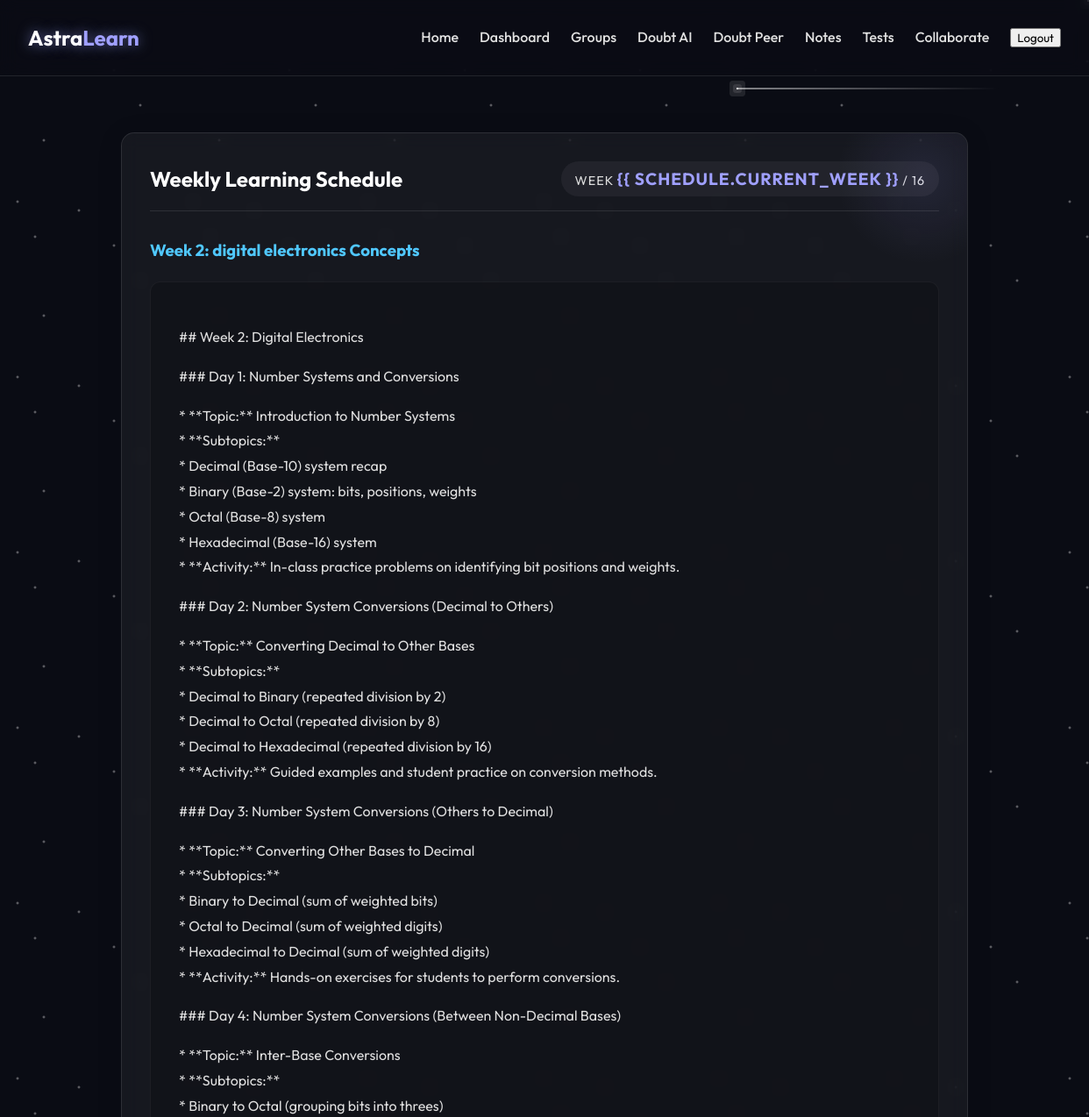
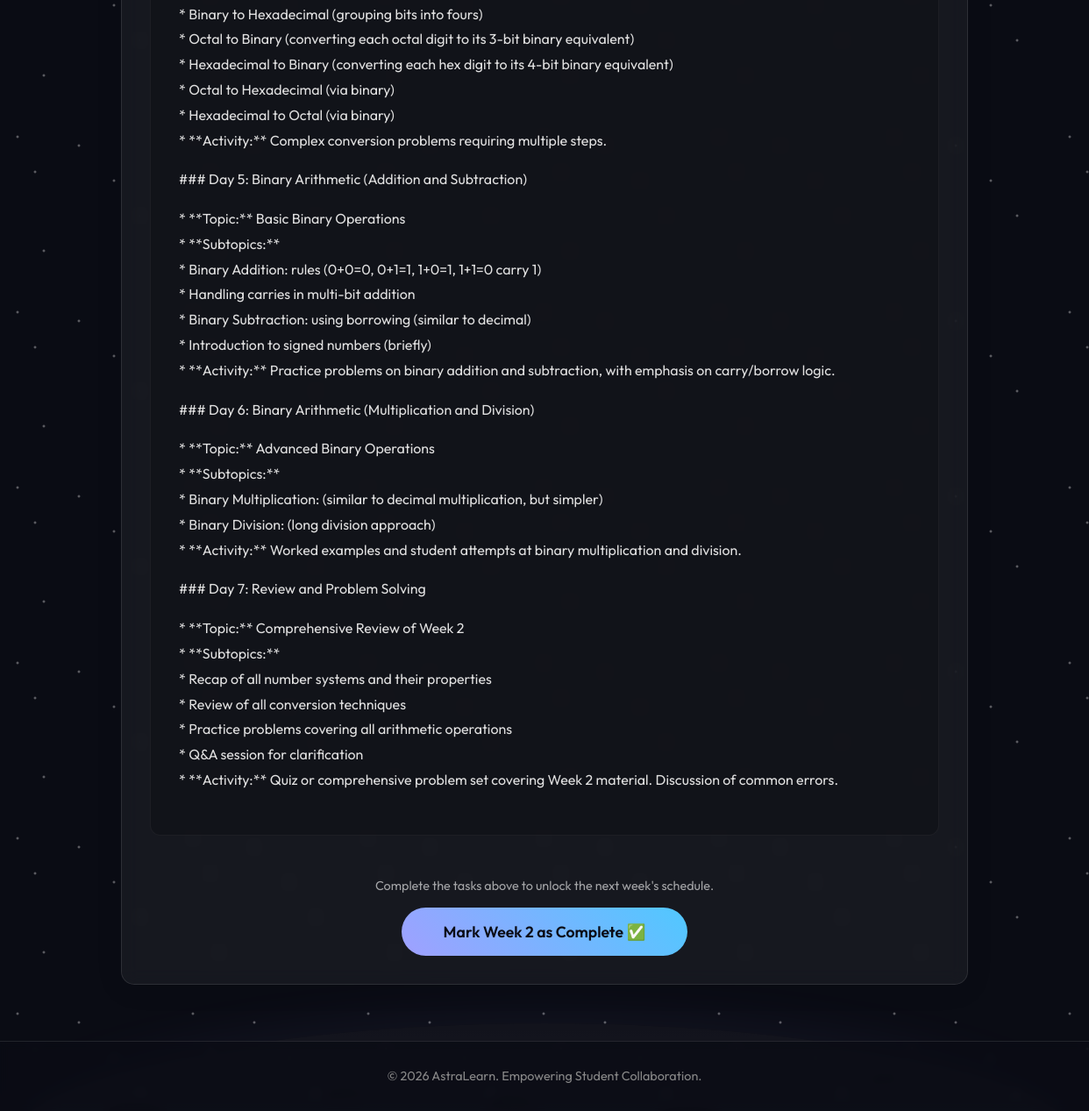
The page /learning/schedule/ (signed in) on the database its author committed (2 pictures, top to bottom).
### learning/models.py (models this page shows, shortened)
class WeeklyContent(models.Model):
    schedule = models.ForeignKey(CourseSchedule, on_delete=models.CASCADE, related_name='weeks')
    week_number = models.IntegerField()
    title = models.CharField(max_length=200)
    content = models.TextField() # Markdown content from AI
    class Meta:
        unique_together = ('schedule', 'week_number')
        ordering = ['week_number']

class CourseSchedule(models.Model):
    user = models.ForeignKey(settings.AUTH_USER_MODEL, on_delete=models.CASCADE)
    subject = models.CharField(max_length=200, default="General Learning")
    current_week = models.IntegerField(default=1)

### learning/views.py (the view)
# urls.py: path('schedule/', views.view_schedule, name='view_schedule'),
@login_required
def view_schedule(request):
    schedule, created = CourseSchedule.objects.get_or_create(user=request.user)
    if created and hasattr(request.user, 'interests') and request.user.interests:
        schedule.subject = request.user.interests
        schedule.save()
    try:
        content = WeeklyContent.objects.get(schedule=schedule, week_number=schedule.current_week)
        if content.title == "Error":
            content.delete()
            raise WeeklyContent.DoesNotExist
    except WeeklyContent.DoesNotExist:
        try:
            import requests
            import json
            week_num = schedule.current_week
            subject = schedule.subject
            system_instruction = f"You are an academic course planner. Create a detailed weekly schedule for Week {week_num} of a 16-week course on '{subject}'. The output should be valid Markdown with clear headings for 'Day 1' to 'Day 7', topics, and subtopics. Do not include introductory text, just the schedule content."
            payload = {
                "contents": [{
                    "parts": [{"text": system_instruction}]
                }]
            }
            headers = {'Content-Type': 'application/json'}
            API_KEY = settings.GEMINI_API_KEY
            models_to_try = [
                "gemini-2.5-flash-lite",
                "gemini-2.5-flash",
                "gemini-2.0-flash-lite",
                "gemini-2.0-flash",
                "gemini-flash-latest",
            ]
            generated_text = "Schedule generation failed. Please try again later."
            from core.utils import make_gemini_request
            if API_KEY:
                for model in models_to_try:
                    try:
                        url = f"https://generativelanguage.googleapis.com/v1beta/models/{model}:generateContent?key={API_KEY}"
                        response = make_gemini_request(url, payload, headers, timeout=30)
                        if response.status_code == 200:
                            data = response.json()
                            generated_text = data['candidates'][0]['content']['parts'][0]['text']
                            break
                    except Exception:
                        continue
            content = WeeklyContent.objects.create(
                schedule=schedule,
                week_number=week_num,
                title=f"Week {week_num}: {subject} Concepts",
                content=generated_text
            )
        except Exception as e:
            content = WeeklyContent(week_number=week_num, title="Error", content=f"Could not generate schedule: {str(e)}")
    return render(request, 'learning/schedule.html', {'schedule': schedule, 'weekly_content': content})

### templates/learning/schedule.html (shortened to what this page needs)
{% extends 'base.html' %}
{% block content %}
<div class="glass-panel" style="max-width: 900px; margin: 2rem auto; position: relative; overflow: hidden;">
    <div
        style="position: absolute; top: -50px; right: -50px; width: 200px; height: 200px; background: radial-gradient(circle, rgba(160,160,255,0.1) 0%, rgba(0,0,0,0) 70%); border-radius: 50%;">
    </div>
    <div
        style="display: flex; justify-content: space-between; align-items: center; border-bottom: 1px solid rgba(255,255,255,0.1); padding-bottom: 1rem; margin-bottom: 2rem;">
        <h2 style="margin: 0;">Weekly Learning Schedule</h2>
        <div
            style="background: rgba(255,255,255,0.05); padding: 0.5rem 1rem; border-radius: 20px; text-transform: uppercase; letter-spacing: 1px; font-size: 0.9rem;">
            Week <span style="color: var(--primary-color); font-weight: bold; font-size: 1.2rem;">{{
                schedule.current_week }}</span> / 16
        </div>
    </div>
    <div class="schedule-content" style="margin-top: 1rem; color: #e0e0e0;">
        {% if weekly_content.title != "Error" %}
        <h3 style="color: var(--secondary-color); margin-bottom: 1.5rem;">{{ weekly_content.title }}</h3>
        <div class="markdown-body"
            style="background: rgba(0,0,0,0.2); padding: 2rem; border-radius: 12px; line-height: 1.8; border: 1px solid rgba(255,255,255,0.05);">
            {{ weekly_content.content|linebreaks }}
        </div>
        {% endif %}
    </div>
    <div style="margin-top: 3rem; text-align: center;">
        <p style="margin-bottom: 1rem; opacity: 0.7; font-size: 0.9rem;">
            {% if schedule.current_week == 16 %}
            You have reached the end of the course cycle. Completing this week will restart from Week 1.
            {% else %}
            Complete the tasks above to unlock the next week's schedule.
            {% endif %}
        </p>
        <form action="{% url 'complete_week' %}" method="post">
            <button type="submit" class="btn-primary"
                style="padding: 1rem 3rem; font-size: 1.1rem; border-radius: 30px; transition: transform 0.2s;">
                {% if schedule.current_week == 16 %}
                Complete Cycle & Restart 🔄
                {% else %}
                Mark Week {{ schedule.current_week }} as Complete ✅
                {% endif %}
            </button>
        </form>
    </div>
</div>
{% endblock %}

### static/css/style.css (style rules this page uses)
:root { --primary-color: #A0A0FF; --secondary-color: #50C8FF; --accent-glow: 0 0 15px rgba(160, 160, 255, 0.6); --bg-dark: #0B0C15; --glass-bg: rgba(255, 255, 255, 0.05); --glass-border: 1px solid rgba(255, 255, 255, 0.1); --text-color: #E0E0E0; --font-family: 'Outfit', sans-serif; }
body { background-color: var(--bg-dark); color: var(--text-color); font-family: var(--font-family); margin: 0; padding: 0; overflow-x: hidden; min-height: 100vh; display: flex; flex-direction: column; }
.glass-panel { background: var(--glass-bg); backdrop-filter: blur(10px); border: var(--glass-border); border-radius: 15px; padding: 2rem; box-shadow: 0 4px 30px rgba(0, 0, 0, 0.1); margin-bottom: 2rem; }
h1, h2, h3 { color: white; margin-bottom: 1rem; }
button { cursor: pointer; font-family: var(--font-family); }
.btn-primary { background: linear-gradient(45deg, var(--primary-color), var(--secondary-color)); border: none; padding: 0.8rem 2rem; border-radius: 25px; color: var(--bg-dark); font-weight: 600; transition: transform 0.2s ease; }

### rows shown on the page
WeeklyContent: title "Week 2: digital electronics Concepts", content "## Week 2: Digital Electronics ### Day 1: Number Systems and Conversions * **Topic:** Introduction to Number Systems * **Subtopics:** * Decimal (Base-10) system recap * Binary (Base-2) system: bits, positions, weights * Octal (Base-8) system * Hexadecimal (Base-16) system * **Activity:** In-class practice problems on identifying bit positions and weights. ### Day 2: Number System Conversions (Decimal to Others) * **Topic:** Converting Decimal to Other Bases * **Subtopics:** * Decimal to Binary (repeated division by 2) * Decimal to Octal (repeated division by 8) * Decimal to Hexadecimal (repeated division by 16) * **Activity:** Guided examples and student practice on conversion methods. ###…"
CourseSchedule: current_week "2"
